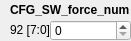
      <widget class="QWidget" name="widget_26" native="true">
       <property name="geometry">
        <rect>
         <x>140</x>
         <y>320</y>
         <width>131</width>
         <height>41</height>
        </rect>
       </property>
       <widget class="QLabel" name="label_520">
        <property name="geometry">
         <rect>
          <x>10</x>
          <y>0</y>
          <width>121</width>
          <height>20</height>
         </rect>
        </property>
        <property name="font">
         <font>
          <weight>75</weight>
          <bold>true</bold>
         </font>
        </property>
        <property name="text">
         <string>CFG_SW_force_num</string>
        </property>
       </widget>
       <widget class="QLabel" name="addr_CFG_SW_force_num">
        <property name="geometry">
         <rect>
          <x>10</x>
          <y>20</y>
          <width>101</width>
          <height>20</height>
         </rect>
        </property>
        <property name="text">
         <string>92 [7:0]</string>
        </property>
       </widget>
       <widget class="QSpinBox" name="spinBox_CFG_SW_force_num">
        <property name="geometry">
         <rect>
          <x>50</x>
          <y>20</y>
          <width>81</width>
          <height>21</height>
         </rect>
        </property>
        <property name="maximum">
         <number>255</number>
        </property>
        <property name="displayIntegerBase">
         <number>2</number>
        </property>
       </widget>
      </widget>
